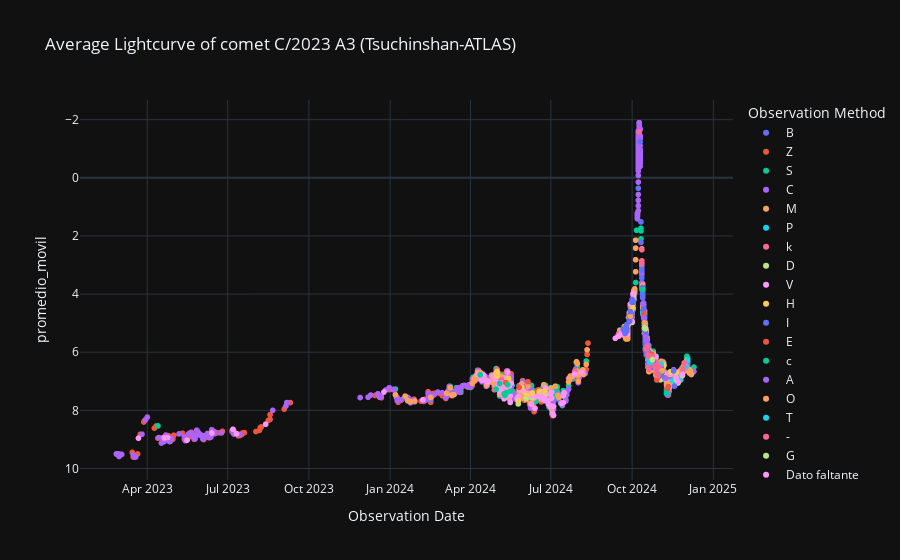

This figure's notebook cell:
### Code cell
# Curva de luz Promediada
labels = {'obs_date':'Observation Date','magnitud_reducida':'Max apparent total magnitude reduced', 'obs_method_key' : 'Observation Method'}
fig = px.scatter(curva_de_luz_promediada_df, x='obs_date', y='promedio_movil', color='obs_method_key', template= 'plotly_dark', labels= labels, title= f'Average Lightcurve of comet {nombre_cometa} (Tsuchinshan-ATLAS)')
fig.update_yaxes(autorange="reversed")
fig.show()

### Figure 1 — Plotly figure (JSON) as saved in the notebook; plotly's stock layout.template omitted (floating-point values rounded to 4 significant figures; data arrays with more than 128 entries replaced by an {"elided": "..."} marker saying what was removed)
{"data": [{"hovertemplate": "Observation Method=B<br>Observation Date=%{x}<br>promedio_movil=%{y}<extra></extra>", "legendgroup": "B", "marker": {"color": "#636efa", "symbol": "circle"}, "mode": "markers", "name": "B", "showlegend": true, "type": "scattergl", "x": {"elided": "157 str values"}, "xaxis": "x", "y": {"elided": "157 float values"}, "yaxis": "y"}, {"hovertemplate": "Observation Method=Z<br>Observation Date=%{x}<br>promedio_movil=%{y}<extra></extra>", "legendgroup": "Z", "marker": {"color": "#EF553B", "symbol": "circle"}, "mode": "markers", "name": "Z", "showlegend": true, "type": "scattergl", "x": {"elided": "347 str values"}, "xaxis": "x", "y": {"elided": "347 float values"}, "yaxis": "y"}, {"hovertemplate": "Observation Method=S<br>Observation Date=%{x}<br>promedio_movil=%{y}<extra></extra>", "legendgroup": "S", "marker": {"color": "#00cc96", "symbol": "circle"}, "mode": "markers", "name": "S", "showlegend": true, "type": "scattergl", "x": {"elided": "424 str values"}, "xaxis": "x", "y": {"elided": "424 float values"}, "yaxis": "y"}, {"hovertemplate": "Observation Method=C<br>Observation Date=%{x}<br>promedio_movil=%{y}<extra></extra>", "legendgroup": "C", "marker": {"color": "#ab63fa", "symbol": "circle"}, "mode": "markers", "name": "C", "showlegend": true, "type": "scattergl", "x": {"elided": "581 str values"}, "xaxis": "x", "y": {"elided": "581 float values"}, "yaxis": "y"}, {"hovertemplate": "Observation Method=M<br>Observation Date=%{x}<br>promedio_movil=%{y}<extra></extra>", "legendgroup": "M", "marker": {"color": "#FFA15A", "symbol": "circle"}, "mode": "markers", "name": "M", "showlegend": true, "type": "scattergl", "x": {"elided": "516 str values"}, "xaxis": "x", "y": {"elided": "516 float values"}, "yaxis": "y"}, {"hovertemplate": "Observation Method=P<br>Observation Date=%{x}<br>promedio_movil=%{y}<extra></extra>", "legendgroup": "P", "marker": {"color": "#19d3f3", "symbol": "circle"}, "mode": "markers", "name": "P", "showlegend": true, "type": "scattergl", "x": ["2024-12-03T00:00:00", "2024-12-01T00:00:00", "2024-11-25T00:00:00", "2024-11-23T00:00:00", "2024-11-21T00:00:00", "2024-11-16T00:00:00", "2024-10-28T00:00:00", "2024-10-22T00:00:00", "2024-10-20T00:00:00", "2024-10-16T00:00:00", "2024-10-16T00:00:00", "2024-10-15T00:00:00", "2024-10-14T00:00:00", "2024-10-14T00:00:00", "2024-10-13T00:00:00", "2024-10-13T00:00:00", "2024-10-12T00:00:00", "2024-10-01T00:00:00"], "xaxis": "x", "y": [6.279, 6.508, 6.937, 6.864, 7.065, 6.973, 6.555, 6.131, 6.351, 5.55, 5.636, 4.751, 4.458, 4.501, 4.624, 3.83, 3.144, 4.586], "yaxis": "y"}, {"hovertemplate": "Observation Method=k<br>Observation Date=%{x}<br>promedio_movil=%{y}<extra></extra>", "legendgroup": "k", "marker": {"color": "#FF6692", "symbol": "circle"}, "mode": "markers", "name": "k", "showlegend": true, "type": "scattergl", "x": ["2024-11-29T00:00:00", "2024-11-28T00:00:00", "2024-11-27T00:00:00", "2024-11-22T00:00:00", "2024-11-12T00:00:00", "2024-11-01T00:00:00", "2024-10-28T00:00:00", "2024-10-24T00:00:00", "2024-10-23T00:00:00", "2024-10-20T00:00:00", "2024-10-19T00:00:00", "2024-10-03T00:00:00", "2024-10-02T00:00:00", "2024-10-01T00:00:00", "2024-09-29T00:00:00", "2024-09-28T00:00:00", "2024-09-27T00:00:00", "2024-09-26T00:00:00", "2024-09-26T00:00:00", "2024-09-25T00:00:00", "2024-09-25T00:00:00", "2024-09-25T00:00:00", "2024-09-24T00:00:00", "2024-09-21T00:00:00", "2024-09-19T00:00:00", "2024-09-19T00:00:00", "2024-09-16T00:00:00", "2024-07-28T00:00:00", "2024-06-26T00:00:00", "2024-06-11T00:00:00", "2024-06-10T00:00:00", "2024-05-31T00:00:00", "2024-05-13T00:00:00", "2024-05-13T00:00:00", "2024-05-13T00:00:00", "2024-05-12T00:00:00", "2024-05-12T00:00:00", "2024-05-12T00:00:00", "2024-05-12T00:00:00", "2024-05-07T00:00:00", "2024-05-03T00:00:00", "2024-05-02T00:00:00", "2024-05-01T00:00:00", "2024-05-01T00:00:00", "2024-04-28T00:00:00", "2024-04-15T00:00:00"], "xaxis": "x", "y": [6.367, 6.542, 6.649, 6.995, 6.726, 6.78, 6.322, 6.367, 6.233, 6.585, 6.08, 4.095, 4.049, 4.56, 4.43, 4.761, 5.013, 5.148, 5.3, 5.197, 5.366, 5.294, 5.282, 5.213, 5.389, 5.328, 5.354, 6.662, 7.563, 7.893, 7.391, 7.189, 7.265, 6.916, 6.758, 7.055, 7.067, 6.647, 6.703, 6.956, 6.928, 7.05, 6.592, 6.664, 7.29, 6.77], "yaxis": "y"}, {"hovertemplate": "Observation Method=D<br>Observation Date=%{x}<br>promedio_movil=%{y}<extra></extra>", "legendgroup": "D", "marker": {"color": "#B6E880", "symbol": "circle"}, "mode": "markers", "name": "D", "showlegend": true, "type": "scattergl", "x": ["2024-11-27T00:00:00", "2024-11-22T00:00:00", "2024-11-20T00:00:00", "2024-11-13T00:00:00", "2024-11-02T00:00:00", "2024-11-01T00:00:00", "2024-10-03T00:00:00", "2024-10-02T00:00:00", "2024-10-01T00:00:00", "2024-09-28T00:00:00", "2024-09-27T00:00:00", "2024-09-26T00:00:00", "2024-09-26T00:00:00", "2024-09-25T00:00:00", "2024-09-25T00:00:00", "2024-09-25T00:00:00", "2024-09-24T00:00:00", "2024-06-24T00:00:00", "2024-06-18T00:00:00", "2024-06-10T00:00:00", "2024-06-03T00:00:00", "2024-05-29T00:00:00", "2024-05-25T00:00:00", "2024-05-14T00:00:00", "2024-05-13T00:00:00", "2024-05-10T00:00:00", "2024-05-09T00:00:00"], "xaxis": "x", "y": [6.802, 7.056, 6.945, 6.756, 6.95, 6.877, 4.033, 4.171, 4.975, 4.803, 5.029, 5.089, 5.288, 5.203, 5.366, 5.366, 5.328, 7.511, 7.399, 7.561, 7.582, 7.298, 7.777, 7.115, 7.22, 7.573, 7.488], "yaxis": "y"}, {"hovertemplate": "Observation Method=V<br>Observation Date=%{x}<br>promedio_movil=%{y}<extra></extra>", "legendgroup": "V", "marker": {"color": "#FF97FF", "symbol": "circle"}, "mode": "markers", "name": "V", "showlegend": true, "type": "scattergl", "x": ["2024-11-27T00:00:00", "2024-11-22T00:00:00", "2024-11-20T00:00:00", "2024-11-13T00:00:00", "2024-11-12T00:00:00", "2024-11-08T00:00:00", "2024-11-06T00:00:00", "2024-11-02T00:00:00", "2024-11-01T00:00:00", "2024-10-28T00:00:00", "2024-10-20T00:00:00", "2024-10-16T00:00:00", "2024-10-15T00:00:00", "2024-10-03T00:00:00", "2024-10-02T00:00:00", "2024-10-01T00:00:00", "2024-09-30T00:00:00", "2024-09-29T00:00:00", "2024-09-28T00:00:00", "2024-09-27T00:00:00", "2024-09-26T00:00:00", "2024-09-26T00:00:00", "2024-09-25T00:00:00", "2024-09-25T00:00:00", "2024-09-25T00:00:00", "2024-09-24T00:00:00", "2024-09-21T00:00:00", "2024-09-19T00:00:00", "2024-09-19T00:00:00", "2024-09-16T00:00:00", "2024-09-12T00:00:00", "2024-08-05T00:00:00", "2024-07-28T00:00:00", "2024-07-16T00:00:00", "2024-07-15T00:00:00", "2024-07-15T00:00:00", "2024-07-13T00:00:00", "2024-07-04T00:00:00", "2024-07-04T00:00:00", "2024-07-03T00:00:00", "2024-07-02T00:00:00", "2024-07-02T00:00:00", "2024-06-30T00:00:00", "2024-06-30T00:00:00", "2024-06-29T00:00:00", "2024-06-28T00:00:00", "2024-06-26T00:00:00", "2024-06-25T00:00:00", "2024-06-24T00:00:00", "2024-06-24T00:00:00", "2024-06-23T00:00:00", "2024-06-20T00:00:00", "2024-06-19T00:00:00", "2024-06-18T00:00:00", "2024-06-15T00:00:00", "2024-06-13T00:00:00", "2024-06-10T00:00:00", "2024-06-09T00:00:00", "2024-06-07T00:00:00", "2024-06-05T00:00:00", "2024-06-03T00:00:00", "2024-05-31T00:00:00", "2024-05-29T00:00:00", "2024-05-26T00:00:00", "2024-05-25T00:00:00", "2024-05-24T00:00:00", "2024-05-17T00:00:00", "2024-05-16T00:00:00", "2024-05-16T00:00:00", "2024-05-15T00:00:00", "2024-05-14T00:00:00", "2024-05-14T00:00:00", "2024-05-13T00:00:00", "2024-05-12T00:00:00", "2024-05-11T00:00:00", "2024-05-10T00:00:00", "2024-05-10T00:00:00", "2024-05-09T00:00:00", "2024-05-07T00:00:00", "2024-05-06T00:00:00", "2024-05-05T00:00:00", "2024-05-04T00:00:00", "2024-05-03T00:00:00", "2024-05-03T00:00:00", "2024-05-02T00:00:00", "2024-05-01T00:00:00", "2024-04-29T00:00:00", "2024-04-27T00:00:00", "2024-04-21T00:00:00", "2024-04-20T00:00:00", "2024-04-17T00:00:00", "2024-04-16T00:00:00", "2024-04-15T00:00:00", "2024-04-15T00:00:00", "2024-04-14T00:00:00", "2024-04-13T00:00:00", "2024-04-13T00:00:00", "2024-04-09T00:00:00", "2024-02-07T00:00:00", "2023-12-25T00:00:00", "2023-08-13T00:00:00", "2023-07-11T00:00:00", "2023-07-07T00:00:00", "2023-06-13T00:00:00", "2023-05-16T00:00:00", "2023-04-24T00:00:00", "2023-04-20T00:00:00", "2023-03-22T00:00:00"], "xaxis": "x", "y": [6.754, 7.019, 6.874, 6.749, 7.223, 6.929, 6.717, 6.707, 6.612, 6.151, 6.311, 5.236, 5.065, 4.17, 3.981, 4.932, 4.578, 4.345, 4.632, 5.028, 5.372, 5.315, 5.229, 5.366, 5.323, 5.351, 5.239, 5.326, 5.379, 5.447, 5.521, 6.694, 6.75, 7.401, 7.499, 7.733, 7.761, 7.862, 8.173, 8.093, 7.577, 7.374, 7.441, 7.854, 7.81, 7.784, 7.646, 7.238, 7.668, 7.582, 7.357, 7.56, 7.526, 7.444, 7.526, 7.933, 7.49, 7.783, 7.468, 7.425, 7.44, 7.345, 7.198, 7.26, 7.534, 7.596, 7.067, 7.497, 7.726, 7.156, 6.973, 7.301, 6.687, 6.888, 7.174, 7.145, 7.431, 7.602, 7.085, 7.325, 7.059, 7.362, 7.072, 7.187, 7.11, 6.721, 6.925, 6.812, 6.993, 7.056, 6.95, 6.793, 6.867, 6.77, 6.962, 6.906, 6.917, 6.765, 7.637, 7.368, 8.479, 8.8, 8.653, 8.778, 9.024, 8.936, 8.947, 8.957], "yaxis": "y"}, {"hovertemplate": "Observation Method=H<br>Observation Date=%{x}<br>promedio_movil=%{y}<extra></extra>", "legendgroup": "H", "marker": {"color": "#FECB52", "symbol": "circle"}, "mode": "markers", "name": "H", "showlegend": true, "type": "scattergl", "x": ["2024-11-20T00:00:00", "2024-11-13T00:00:00", "2024-11-06T00:00:00", "2024-11-02T00:00:00", "2024-06-24T00:00:00", "2024-06-18T00:00:00", "2024-06-10T00:00:00", "2024-06-03T00:00:00", "2024-05-29T00:00:00", "2024-05-25T00:00:00", "2024-05-14T00:00:00", "2024-05-13T00:00:00", "2024-05-13T00:00:00", "2024-05-12T00:00:00", "2024-05-12T00:00:00", "2024-05-10T00:00:00", "2024-05-09T00:00:00", "2024-05-01T00:00:00", "2024-05-01T00:00:00", "2024-05-01T00:00:00", "2024-05-01T00:00:00"], "xaxis": "x", "y": [6.688, 6.677, 6.445, 6.85, 7.339, 7.343, 7.404, 7.466, 7.212, 7.677, 6.901, 7.016, 7.001, 7.065, 7.006, 7.459, 7.445, 6.827, 6.795, 6.764, 6.664], "yaxis": "y"}, {"hovertemplate": "Observation Method=I<br>Observation Date=%{x}<br>promedio_movil=%{y}<extra></extra>", "legendgroup": "I", "marker": {"color": "#636efa", "symbol": "circle"}, "mode": "markers", "name": "I", "showlegend": true, "type": "scattergl", "x": ["2024-11-18T00:00:00", "2024-11-17T00:00:00", "2024-11-07T00:00:00", "2024-11-04T00:00:00", "2024-11-03T00:00:00", "2024-11-01T00:00:00", "2024-10-25T00:00:00", "2024-10-23T00:00:00", "2024-10-23T00:00:00", "2024-10-23T00:00:00", "2024-10-22T00:00:00", "2024-10-22T00:00:00", "2024-10-21T00:00:00", "2024-10-20T00:00:00", "2024-10-20T00:00:00", "2024-10-20T00:00:00", "2024-10-20T00:00:00", "2024-10-20T00:00:00", "2024-10-19T00:00:00", "2024-10-19T00:00:00", "2024-10-19T00:00:00", "2024-10-18T00:00:00", "2024-10-18T00:00:00", "2024-10-18T00:00:00", "2024-10-18T00:00:00", "2024-10-17T00:00:00", "2024-10-17T00:00:00", "2024-10-17T00:00:00", "2024-10-17T00:00:00", "2024-10-17T00:00:00", "2024-10-16T00:00:00", "2024-10-16T00:00:00", "2024-10-16T00:00:00", "2024-10-16T00:00:00", "2024-10-16T00:00:00", "2024-10-16T00:00:00", "2024-10-16T00:00:00", "2024-10-16T00:00:00", "2024-10-16T00:00:00", "2024-10-16T00:00:00", "2024-10-15T00:00:00", "2024-10-15T00:00:00", "2024-10-15T00:00:00", "2024-10-15T00:00:00", "2024-10-15T00:00:00", "2024-10-15T00:00:00", "2024-10-15T00:00:00", "2024-10-15T00:00:00", "2024-10-14T00:00:00", "2024-10-14T00:00:00", "2024-10-14T00:00:00", "2024-10-14T00:00:00", "2024-10-14T00:00:00", "2024-10-14T00:00:00", "2024-10-13T00:00:00", "2024-10-13T00:00:00", "2024-10-13T00:00:00", "2024-10-13T00:00:00", "2024-10-13T00:00:00", "2024-10-13T00:00:00", "2024-10-13T00:00:00", "2024-10-13T00:00:00", "2024-10-13T00:00:00", "2024-10-13T00:00:00", "2024-10-13T00:00:00", "2024-10-13T00:00:00", "2024-10-12T00:00:00", "2024-10-12T00:00:00", "2024-10-12T00:00:00", "2024-10-12T00:00:00", "2024-10-11T00:00:00", "2024-10-11T00:00:00", "2024-10-10T00:00:00", "2024-10-08T00:00:00", "2024-10-02T00:00:00", "2024-10-02T00:00:00", "2024-10-02T00:00:00", "2024-10-02T00:00:00", "2024-10-01T00:00:00", "2024-10-01T00:00:00", "2024-10-01T00:00:00", "2024-10-01T00:00:00", "2024-10-01T00:00:00", "2024-10-01T00:00:00", "2024-10-01T00:00:00", "2024-09-30T00:00:00", "2024-09-30T00:00:00", "2024-09-30T00:00:00", "2024-09-29T00:00:00", "2024-09-29T00:00:00", "2024-09-29T00:00:00", "2024-09-29T00:00:00", "2024-09-28T00:00:00", "2024-09-28T00:00:00", "2024-09-28T00:00:00", "2024-09-28T00:00:00", "2024-09-28T00:00:00", "2024-09-25T00:00:00", "2024-09-25T00:00:00", "2024-09-25T00:00:00", "2024-09-23T00:00:00", "2024-09-23T00:00:00", "2024-09-22T00:00:00", "2024-09-21T00:00:00"], "xaxis": "x", "y": [7.167, 6.643, 6.885, 6.678, 6.749, 6.815, 6.297, 6.517, 6.204, 6.09, 6.205, 6.191, 6.351, 6.331, 6.411, 6.197, 6.225, 6.011, 6.009, 5.994, 5.794, 6.023, 5.637, 5.823, 5.866, 6.07, 5.726, 5.555, 5.398, 5.855, 5.928, 5.564, 5.45, 5.35, 5.707, 5.279, 5.307, 5.393, 5.522, 5.407, 5.008, 4.994, 5.023, 4.894, 4.894, 4.78, 4.923, 5.023, 4.542, 4.487, 4.601, 4.429, 4.501, 4.672, 4.002, 4.13, 3.887, 4.073, 3.873, 3.887, 3.845, 3.845, 3.773, 3.83, 3.816, 3.916, 3.822, 3.444, 3.187, 3.158, 2.221, 1.519, -1.236, 0.3607, 4.296, 4.285, 4.242, 4.285, 4.23, 4.19, 4.284, 4.76, 4.603, 4.603, 4.617, 4.62, 4.551, 4.567, 4.627, 4.614, 4.573, 4.688, 4.76, 4.904, 4.932, 4.847, 4.932, 5.052, 5.194, 5.266, 5.159, 5.354, 5.213, 5.235], "yaxis": "y"}, {"hovertemplate": "Observation Method=E<br>Observation Date=%{x}<br>promedio_movil=%{y}<extra></extra>", "legendgroup": "E", "marker": {"color": "#EF553B", "symbol": "circle"}, "mode": "markers", "name": "E", "showlegend": true, "type": "scattergl", "x": ["2024-11-11T00:00:00", "2024-11-10T00:00:00", "2024-11-02T00:00:00", "2024-10-31T00:00:00", "2024-10-30T00:00:00", "2024-10-29T00:00:00", "2024-10-23T00:00:00", "2024-10-22T00:00:00", "2024-10-14T00:00:00", "2024-05-11T00:00:00"], "xaxis": "x", "y": [7.184, 7.277, 6.721, 6.811, 6.596, 6.945, 6.076, 6.133, 4.684, 7.046], "yaxis": "y"}, {"hovertemplate": "Observation Method=c<br>Observation Date=%{x}<br>promedio_movil=%{y}<extra></extra>", "legendgroup": "c", "marker": {"color": "#00cc96", "symbol": "circle"}, "mode": "markers", "name": "c", "showlegend": true, "type": "scattergl", "x": ["2024-11-09T00:00:00", "2024-11-01T00:00:00", "2024-10-13T00:00:00", "2024-05-16T00:00:00", "2024-05-13T00:00:00", "2024-05-12T00:00:00", "2024-05-10T00:00:00", "2024-05-09T00:00:00", "2024-05-04T00:00:00", "2024-04-30T00:00:00", "2024-04-12T00:00:00"], "xaxis": "x", "y": [7.417, 6.744, 3.845, 7.34, 7.116, 7.388, 7.488, 7.43, 7.076, 7.274, 6.776], "yaxis": "y"}, {"hovertemplate": "Observation Method=A<br>Observation Date=%{x}<br>promedio_movil=%{y}<extra></extra>", "legendgroup": "A", "marker": {"color": "#ab63fa", "symbol": "circle"}, "mode": "markers", "name": "A", "showlegend": true, "type": "scattergl", "x": ["2024-11-08T00:00:00", "2024-11-03T00:00:00", "2024-11-02T00:00:00", "2024-10-24T00:00:00", "2024-10-22T00:00:00", "2024-10-20T00:00:00", "2024-10-19T00:00:00", "2024-10-18T00:00:00", "2024-10-18T00:00:00", "2024-10-17T00:00:00", "2024-10-16T00:00:00", "2024-10-16T00:00:00", "2024-10-16T00:00:00", "2024-10-15T00:00:00", "2024-10-14T00:00:00", "2024-10-13T00:00:00"], "xaxis": "x", "y": [6.9, 6.535, 6.592, 6.295, 6.205, 6.382, 6.137, 5.751, 5.951, 5.583, 5.479, null, null, 4.98, 4.824, 4.334], "yaxis": "y"}, {"hovertemplate": "Observation Method=O<br>Observation Date=%{x}<br>promedio_movil=%{y}<extra></extra>", "legendgroup": "O", "marker": {"color": "#FFA15A", "symbol": "circle"}, "mode": "markers", "name": "O", "showlegend": true, "type": "scattergl", "x": ["2024-11-04T00:00:00", "2024-10-30T00:00:00", "2024-10-28T00:00:00", "2024-10-27T00:00:00", "2024-10-22T00:00:00", "2024-10-21T00:00:00", "2024-10-15T00:00:00", "2024-09-29T00:00:00"], "xaxis": "x", "y": [6.635, 6.539, 6.513, 6.476, 6.333, 6.237, 4.994, 4.759], "yaxis": "y"}, {"hovertemplate": "Observation Method=T<br>Observation Date=%{x}<br>promedio_movil=%{y}<extra></extra>", "legendgroup": "T", "marker": {"color": "#19d3f3", "symbol": "circle"}, "mode": "markers", "name": "T", "showlegend": true, "type": "scattergl", "x": ["2024-11-03T00:00:00", "2024-10-21T00:00:00", "2024-10-20T00:00:00"], "xaxis": "x", "y": [6.406, 6.379, 6.225], "yaxis": "y"}, {"hovertemplate": "Observation Method=-<br>Observation Date=%{x}<br>promedio_movil=%{y}<extra></extra>", "legendgroup": "-", "marker": {"color": "#FF6692", "symbol": "circle"}, "mode": "markers", "name": "-", "showlegend": true, "type": "scattergl", "x": ["2024-10-31T00:00:00", "2024-10-30T00:00:00", "2024-10-29T00:00:00", "2024-10-28T00:00:00", "2024-10-28T00:00:00", "2024-10-27T00:00:00", "2024-10-24T00:00:00", "2024-10-22T00:00:00", "2024-10-22T00:00:00", "2024-10-20T00:00:00", "2024-10-19T00:00:00", "2024-10-18T00:00:00", "2024-10-17T00:00:00", "2024-10-12T00:00:00", "2024-10-12T00:00:00", "2024-10-12T00:00:00", "2024-10-12T00:00:00", "2024-10-09T00:00:00"], "xaxis": "x", "y": [6.49, 6.801, 6.501, 6.722, 6.565, 6.461, 6.134, 6.141, 6.191, 6.531, 6.09, 5.803, 5.887, 2.944, 2.958, 2.858, 2.472, -1.579], "yaxis": "y"}, {"hovertemplate": "Observation Method=G<br>Observation Date=%{x}<br>promedio_movil=%{y}<extra></extra>", "legendgroup": "G", "marker": {"color": "#B6E880", "symbol": "circle"}, "mode": "markers", "name": "G", "showlegend": true, "type": "scattergl", "x": ["2024-10-24T00:00:00", "2024-10-16T00:00:00", "2024-10-15T00:00:00"], "xaxis": "x", "y": [6.252, 5.193, 5.157], "yaxis": "y"}, {"hovertemplate": "Observation Method=Dato faltante<br>Observation Date=%{x}<br>promedio_movil=%{y}<extra></extra>", "legendgroup": "Dato faltante", "marker": {"color": "#FF97FF", "symbol": "circle"}, "mode": "markers", "name": "Dato faltante", "showlegend": true, "type": "scattergl", "x": ["2024-10-16T00:00:00"], "xaxis": "x", "y": [null], "yaxis": "y"}, {"hovertemplate": "Observation Method=t<br>Observation Date=%{x}<br>promedio_movil=%{y}<extra></extra>", "legendgroup": "t", "marker": {"color": "#FECB52", "symbol": "circle"}, "mode": "markers", "name": "t", "showlegend": true, "type": "scattergl", "x": ["2024-10-02T00:00:00", "2024-09-30T00:00:00"], "xaxis": "x", "y": [4.471, 4.555], "yaxis": "y"}, {"hovertemplate": "Observation Method=i<br>Observation Date=%{x}<br>promedio_movil=%{y}<extra></extra>", "legendgroup": "i", "marker": {"color": "#636efa", "symbol": "circle"}, "mode": "markers", "name": "i", "showlegend": true, "type": "scattergl", "x": ["2024-09-29T00:00:00"], "xaxis": "x", "y": [4.601], "yaxis": "y"}, {"hovertemplate": "Observation Method=d<br>Observation Date=%{x}<br>promedio_movil=%{y}<extra></extra>", "legendgroup": "d", "marker": {"color": "#EF553B", "symbol": "circle"}, "mode": "markers", "name": "d", "showlegend": true, "type": "scattergl", "x": ["2024-06-05T00:00:00", "2024-05-26T00:00:00"], "xaxis": "x", "y": [7.014, 7.207], "yaxis": "y"}], "layout": {"legend": {"title": {"text": "Observation Method"}, "tracegroupgap": 0}, "title": {"text": "Average Lightcurve of comet C/2023 A3 (Tsuchinshan-ATLAS)"}, "xaxis": {"anchor": "y", "domain": [0, 1], "title": {"text": "Observation Date"}}, "yaxis": {"anchor": "x", "autorange": "reversed", "domain": [0, 1], "title": {"text": "promedio_movil"}}}}
